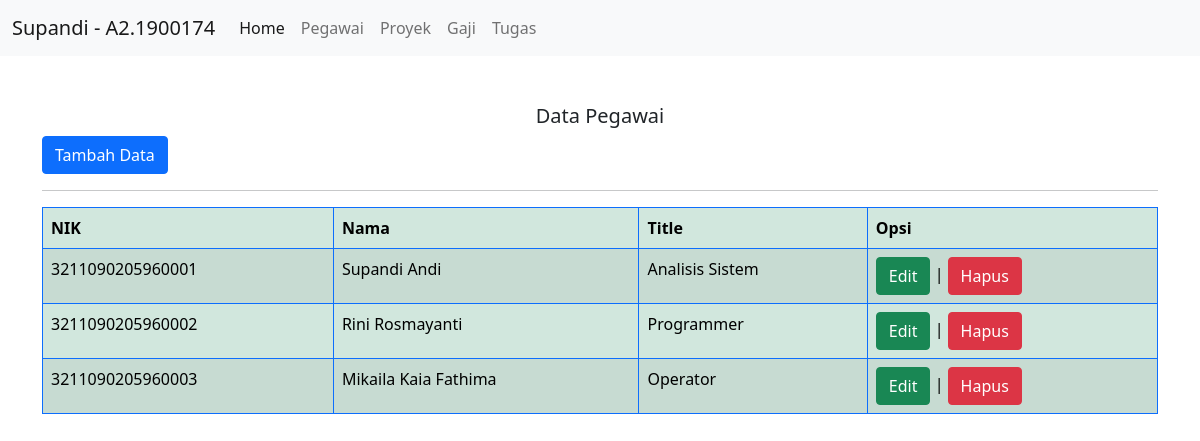
Screenshot of /pegawai.php with the database file from the repository.
### tables this page shows
CREATE TABLE `pegawai` (
  `NIK` varchar(255) NOT NULL,
  `Nama` varchar(255) NOT NULL,
  `Title` varchar(255) NOT NULL
);

### pegawai.php (the view, shortened to what this page needs)
<!DOCTYPE html>
<html lang="en">
<head>
	<link rel="stylesheet" href="css/bootstrap.min.css" />
</head>
<body>
	<nav class="navbar navbar-expand-lg navbar-light bg-light">
  <div class="container-fluid">
    <a class="navbar-brand" href="#">Supandi - A2.1900174</a>
    <div class="collapse navbar-collapse" id="navbarNavAltMarkup">
      <div class="navbar-nav">
        <a class="nav-link active" aria-current="page" href="index.php">Home</a>
        <a class="nav-link" href="pegawai.php">Pegawai</a>
        <a class="nav-link" href="proyek.php">Proyek</a>
        <a class="nav-link" href="gaji.php">Gaji</a>
        <a class="nav-link" href="tugas.php">Tugas</a>
      </div>
    </div>
  </div>
</nav>
<br><br>
<div class="container">
	<h5 class="text-center">Data Pegawai</h5>
	<a type="button" class="btn btn-primary" href="tambahpegawai.php">Tambah Data</a>
	<hr>
		<table class="table table-success table-striped table-bordered border-primary">
			<thead>
		  		<tr>
					<th scope="col">NIK</th>
					<th scope="col">Nama</th>
					<th scope="col">Title</th>
					<th scope="col">Opsi</th>
				</tr>
			</thead>
				<?php
				include "db.php";
				$hboston = mysqli_query($boston, "select * from Pegawai");
				while($rboston = mysqli_fetch_array($hboston)){
				?>
					<tr>
					<td><?php echo $rboston['0']; ?></td>
					<td><?php echo $rboston['1']; ?></td>
					<td><?php echo $rboston['2']; ?></td>
					<td>
						<a type="button" class="btn btn-success" href="editpegawai.php?Nik=<?php echo $rboston['0']; ?>">Edit</a> |
						<a type="button" class="btn btn-danger" href="hapuspegawai.php?Nik=<?php echo $rboston['0']; ?>">Hapus</a>
					</td>
				</tr>
				<?php } ?>
		</table>
</div>
</body>
</html>

### rows the page displays
pegawai: NIK "3211090205960001", Nama "Supandi Andi", Title "Analisis Sistem"
pegawai: NIK "3211090205960002", Nama "Rini Rosmayanti", Title "Programmer"
pegawai: NIK "3211090205960003", Nama "Mikaila Kaia Fathima", Title "Operator"
